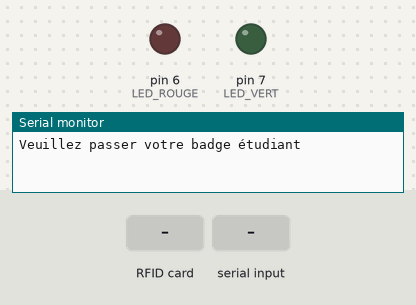
Recording of a sketch running on a simulated Arduino Uno, built with avr-gcc and run on an emulated ATmega328P. On the bench: output pins drawn as LEDs (lit = HIGH), the last lines printed to the serial monitor. Inputs (shaded band) come from the test bench. Pins used as bus, display or sensor lines are not drawn.

Above: at 1.2 s.
1.3 s: RFID card 5E 7A 19 C4 held to the reader
2.8 s: "GREEN\n" received over Serial
At 3.6 s:
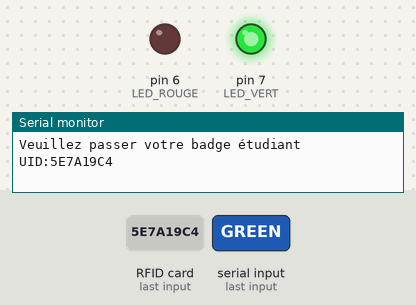
Timing chart, 0 to 5.8 s (numbered marks = the images above; inputs shaded):
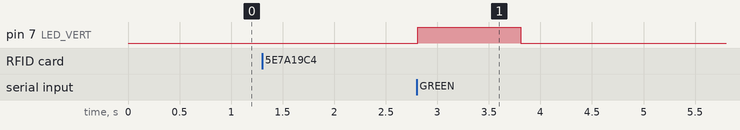

Measured:
- after the input at 2.8 s, pin 7 (LED_VERT): LOW → HIGH at once, → LOW 1.0 s later

The sketch:

arduino.ino
```cpp
#include <SPI.h>
#include <MFRC522.h> // Bibliotheque utile pour detecter, lire des badges RFID

#define SS_PIN   10   // Broche Slave Select
#define RST_PIN  9    // Broche Reset
#define LED_VERT 7    // LED verte - acces autorise
#define LED_ROUGE 6   // LED rouge - acces refuse

MFRC522 mfrc522(SS_PIN, RST_PIN); // Instance de la classe MFRC522
void setup() {
  Serial.begin(9600);   // Initialiser la communication serie
  SPI.begin();          // Initialiser le bus SPI
  mfrc522.PCD_Init();// Appeler de la methode d'initialisation de mfrc522
                     // Indice : cherchez PCD_Init() dans la documentation
  pinMode(LED_VERT, OUTPUT);
  pinMode(LED_ROUGE, OUTPUT);
  Serial.println("Veuillez passer votre badge étudiant");
}

void loop() {
  if ( ! mfrc522.PICC_IsNewCardPresent()){
    return;
  }                                       // TODO : Verifier si un badge est present
                                          // Indice : utilisez mfrc522.PICC_IsNewCardPresent()
                                          // et mfrc522.PICC_ReadCardSerial()
                                          // Si aucun badge : retourner immediatement
  if ( ! mfrc522.PICC_ReadCardSerial()){
    return;
  }
  // TODO : Construire la chaine UID
  // L'UID se trouve dans mfrc522.uid.uidByte[]
  // et sa taille dans mfrc522.uid.size
  String uid = "";
  for (byte i = 0; i < mfrc522.uid.size; i++) {
    // TODO : Ajouter chaque octet en hexadecimal (2 chiffres, majuscules)
    uid += String(mfrc522.uid.uidByte[i], HEX); // Indice : utilisez String(mfrc522.uid.uidByte[i], HEX) et toUpperCase()
  }
  uid.toUpperCase();
  Serial.println("UID:" + uid);  // Format obligatoire pour Python

    // Attente de reponse python
    while (!Serial.available()) {
    delay(10);
  }

  String command = Serial.readStringUntil('\n');
  command.trim();

  if (command == "GREEN"){
    digitalWrite(7, HIGH);
    delay(1000);
    digitalWrite(7, LOW);
  }

  else if (command == "RED"){
    digitalWrite(6, HIGH);
    delay(1000);
    digitalWrite(6, LOW);
  }


  /* TODO : Allumer la LED verte 1 seconde puis l'eteindre
  digitalWrite(7, HIGH);
  delay(1000);
  digitalWrite(7, LOW);
  */
  mfrc522.PICC_HaltA();
  mfrc522.PCD_StopCrypto1();

  delay(1500);  // Eviter les lectures multiples du meme badge
}
```
